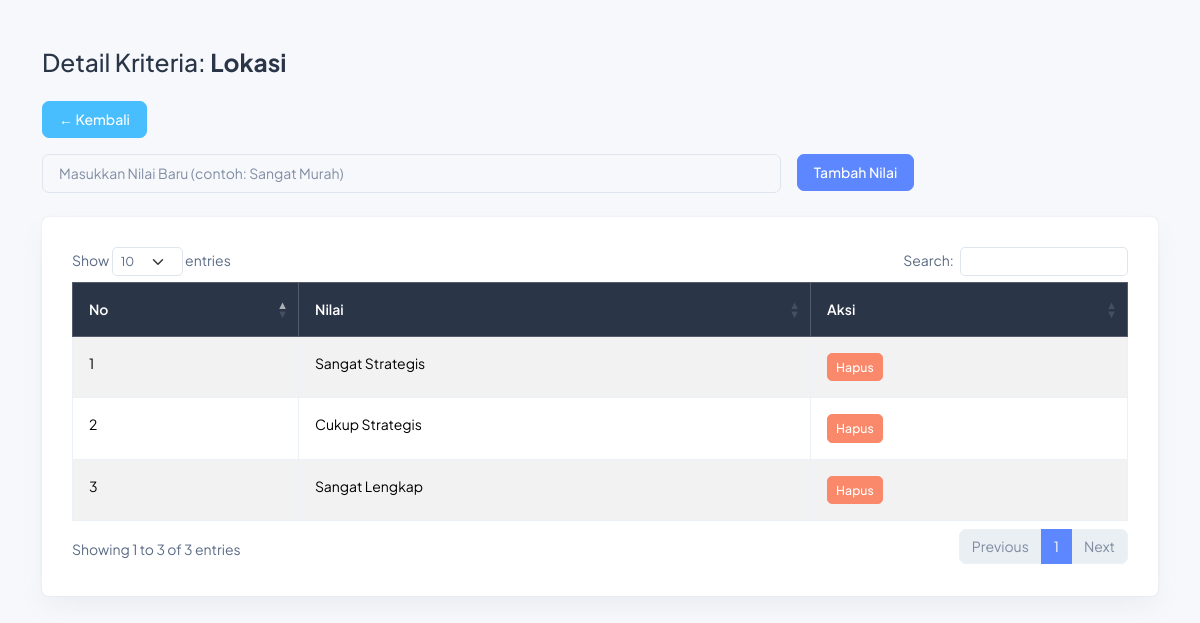
The app's page /frontend/view/detail_kriteria.php?id=3 (signed in) with its own data.
### tables this page shows
CREATE TABLE `kriteria` (
  `id_kriteria` int(11) NOT NULL,
  `nama_kriteria` varchar(50) DEFAULT NULL
);

CREATE TABLE `nilai_kriteria` (
  `id_nilai` int(11) NOT NULL,
  `id_kriteria` int(11) DEFAULT NULL,
  `nilai` varchar(50) DEFAULT NULL
);

### frontend/view/detail_kriteria.php (the view, shortened to what this page needs)
<?php
include '../database/config.php';
$id_kriteria = $_GET['id'];
$q_kriteria = mysqli_query($databaseConnection, "SELECT * FROM kriteria WHERE id_kriteria = $id_kriteria");
$kriteria = mysqli_fetch_assoc($q_kriteria);
$q_nilai = mysqli_query($databaseConnection, "SELECT * FROM nilai_kriteria WHERE id_kriteria = $id_kriteria");
?>
<!DOCTYPE html>
<html lang="en">
<head>
  <link rel="stylesheet" href="../assets/css/styles.min.css">
  <link rel="stylesheet" href="https://cdn.datatables.net/1.13.6/css/dataTables.bootstrap5.min.css">
</head>
<body>
<div class="container py-5">
  <h3 class="mb-4">Detail Kriteria: <strong><?= $kriteria['nama_kriteria'] ?></strong></h3>
  <a href="kriteria.php" class="btn btn-secondary mb-3">← Kembali</a>
  <form action="tambah_nilai.php" method="POST" class="row g-3 mb-4">
    <div class="col-md-8">
      <input type="text" name="nilai" class="form-control" placeholder="Masukkan Nilai Baru (contoh: Sangat Murah)" required>
    </div>
    <div class="col-md-4">
      <button type="submit" class="btn btn-primary">Tambah Nilai</button>
    </div>
  </form>
  <div class="card">
    <div class="card-body">
      <table id="tabel-nilai" class="table table-bordered table-striped">
        <thead class="table-dark">
          <tr>
            <th>No</th>
            <th>Nilai</th>
            <th>Aksi</th>
          </tr>
        </thead>
        <tbody>
          <?php
          $no = 1;
          while ($row = mysqli_fetch_assoc($q_nilai)) {
            echo "<tr>";
            echo "<td>{$no}</td>";
            echo "<td>{$row['nilai']}</td>";
            echo "<td><a href='hapus_nilai.php?id={$row['id_nilai']}&kriteria={$id_kriteria}' class='btn btn-sm btn-danger' onclick=\"return confirm('Yakin hapus nilai ini?')\">Hapus</a></td>";
            echo "</tr>";
            $no++;
          }
          ?>
        </tbody>
      </table>
    </div>
  </div>
</div>
</body>
</html>

### records on screen
kriteria: nama_kriteria "Lokasi"
nilai_kriteria: nilai "Sangat Strategis"
nilai_kriteria: nilai "Cukup Strategis"
nilai_kriteria: nilai "Sangat Lengkap"
